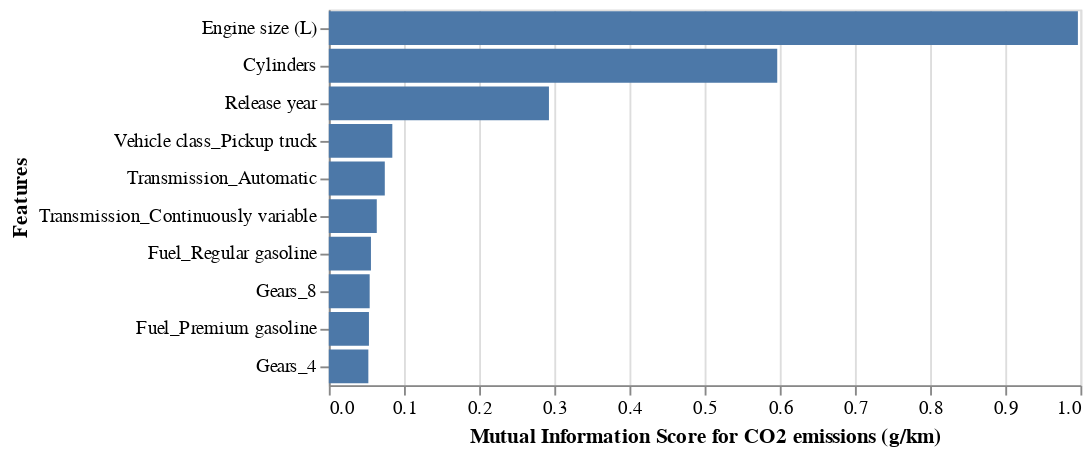

The code cell stored with this chart in its notebook:
### Code cell
import altair as alt
    
def plot_mi(mi_targets, target):
    return alt.Chart(mi_targets.sort_values(by=mi_dict[target], ascending=False).head(10)).mark_bar().encode(
        y = alt.Y('Features:N', sort='-x'),
        x = alt.X(f'{mi_dict[target]}:Q', title = f'Mutual Information Score for {target}'),
    )

# choice = st.selectbox('Select a target', ('CO2 emissions (g/km)', 'Mixed consumption (L/100 km)', 'City (L/100 km)', 'Highway (L/100 km)'))
choice = np.random.choice(list(mi_dict.keys()))
plot_mi(mi_targets, choice)

### Figure 1 — Vega-Lite specification as saved in the notebook (floating-point values rounded to 4 significant figures)
{"config": {"view": {"continuousWidth": 400, "continuousHeight": 300}}, "data": {"name": "data-0a6963099b72d144a57925b24c39d193"}, "mark": "bar", "encoding": {"x": {"field": "MI_co2", "title": "Mutual Information Score for CO2 emissions (g/km)", "type": "quantitative"}, "y": {"field": "Features", "sort": "-x", "type": "nominal"}}, "$schema": "https://vega.github.io/schema/vega-lite/v4.17.0.json", "datasets": {"data-0a6963099b72d144a57925b24c39d193": [{"Features": "Engine size (L)", "MI_co2": 0.9966, "MI_mixed": 0.9069, "MI_city": 0.9956, "MI_highway": 0.7468}, {"Features": "Cylinders", "MI_co2": 0.5966, "MI_mixed": 0.5616, "MI_city": 0.6217, "MI_highway": 0.4182}, {"Features": "Release year", "MI_co2": 0.2929, "MI_mixed": 0.08892, "MI_city": 0.1106, "MI_highway": 0.09627}, {"Features": "Vehicle class_Pickup truck", "MI_co2": 0.08448, "MI_mixed": 0.07155, "MI_city": 0.06271, "MI_highway": 0.08905}, {"Features": "Transmission_Automatic", "MI_co2": 0.07446, "MI_mixed": 0.07483, "MI_city": 0.07113, "MI_highway": 0.06342}, {"Features": "Transmission_Continuously variable", "MI_co2": 0.0638, "MI_mixed": 0.06081, "MI_city": 0.06797, "MI_highway": 0.03664}, {"Features": "Fuel_Regular gasoline", "MI_co2": 0.05605, "MI_mixed": 0.05694, "MI_city": 0.0645, "MI_highway": 0.04217}, {"Features": "Gears_8", "MI_co2": 0.05435, "MI_mixed": 0.01875, "MI_city": 0.02353, "MI_highway": 0.02049}, {"Features": "Fuel_Premium gasoline", "MI_co2": 0.05337, "MI_mixed": 0.04502, "MI_city": 0.04283, "MI_highway": 0.03938}, {"Features": "Gears_4", "MI_co2": 0.05259, "MI_mixed": 0.03778, "MI_city": 0.03154, "MI_highway": 0.03008}]}}
